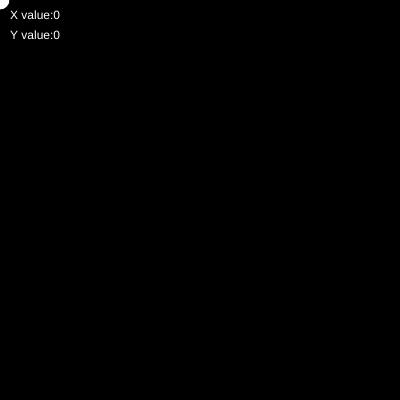
Frame 1 (no input)
Frame 60 (no input): identical to frame 1, image omitted
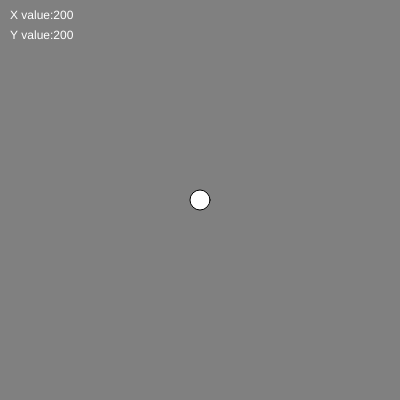
Frame 120 (the mouse pressed at the canvas centre since frame 60)

The p5.js sketch that drew these frames (run headless with seeded random() and noise() and a simulated clock; from frame 60 on, the mouse is pressed at the canvas centre):

// p5.js sketch
// ── sketch.js
function setup() {
  createCanvas(400, 400);
}

//draw the background and ellipse
function draw() {
  var color_r = map(mouseX, 0, width, 0, 255);
  var color_g = map(mouseY, 0, width, 0, 255);
  var color_b = map(mouseX, 0, width, 0, 255);
  
  background(color_r, color_g, color_b);
  ellipse(mouseX, mouseY, 20);
  fill(255);
  //printing mouse pointer x value in a box.
  text("X value:"+mouseX, 10, 10, 70, 80);
  text("Y value:"+mouseY, 10, 30, 70, 80);
}
